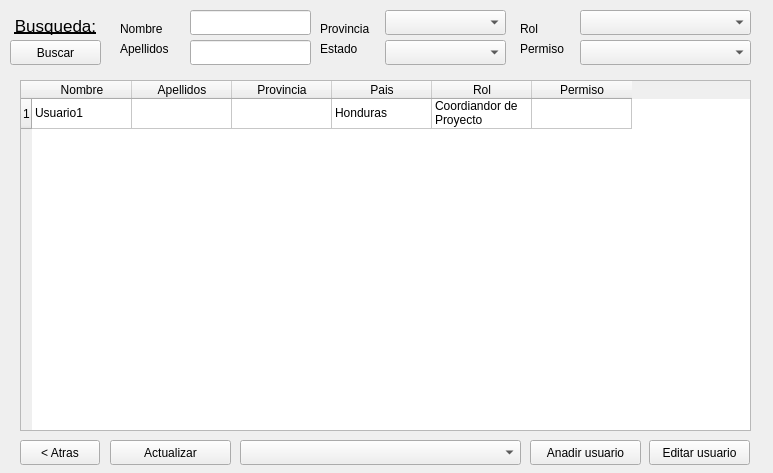
<?xml version="1.0" encoding="UTF-8"?>
<ui version="4.0">
 <class>MainWindow</class>
 <widget class="QMainWindow" name="MainWindow">
  <property name="geometry">
   <rect>
    <x>0</x>
    <y>0</y>
    <width>773</width>
    <height>473</height>
   </rect>
  </property>
  <property name="windowTitle">
   <string>Gestor ACOES: Gestor de usuarios</string>
  </property>
  <widget class="QWidget" name="centralwidget">
   <widget class="QLabel" name="lBusqueda">
    <property name="geometry">
     <rect>
      <x>10</x>
      <y>10</y>
      <width>91</width>
      <height>31</height>
     </rect>
    </property>
    <property name="font">
     <font>
      <pointsize>13</pointsize>
      <underline>true</underline>
     </font>
    </property>
    <property name="text">
     <string>Busqueda:</string>
    </property>
    <property name="alignment">
     <set>Qt::AlignCenter</set>
    </property>
   </widget>
   <widget class="QTableWidget" name="tUsuarios">
    <property name="geometry">
     <rect>
      <x>20</x>
      <y>80</y>
      <width>731</width>
      <height>351</height>
     </rect>
    </property>
    <property name="sizeAdjustPolicy">
     <enum>QAbstractScrollArea::AdjustToContents</enum>
    </property>
    <property name="editTriggers">
     <set>QAbstractItemView::NoEditTriggers</set>
    </property>
    <property name="alternatingRowColors">
     <bool>true</bool>
    </property>
    <property name="selectionMode">
     <enum>QAbstractItemView::SingleSelection</enum>
    </property>
    <row>
     <property name="text">
      <string>1</string>
     </property>
    </row>
    <column>
     <property name="text">
      <string>Nombre</string>
     </property>
    </column>
    <column>
     <property name="text">
      <string>Apellidos</string>
     </property>
    </column>
    <column>
     <property name="text">
      <string>Provincia</string>
     </property>
    </column>
    <column>
     <property name="text">
      <string>Pais</string>
     </property>
    </column>
    <column>
     <property name="text">
      <string>Rol</string>
     </property>
    </column>
    <column>
     <property name="text">
      <string>Permiso</string>
     </property>
    </column>
    <item row="0" column="0">
     <property name="text">
      <string>Usuario1</string>
     </property>
    </item>
    <item row="0" column="3">
     <property name="text">
      <string>Honduras</string>
     </property>
    </item>
    <item row="0" column="4">
     <property name="text">
      <string>Coordiandor de Proyecto</string>
     </property>
    </item>
   </widget>
   <widget class="QPushButton" name="bAtras">
    <property name="geometry">
     <rect>
      <x>20</x>
      <y>440</y>
      <width>80</width>
      <height>25</height>
     </rect>
    </property>
    <property name="text">
     <string>&lt; Atras</string>
    </property>
   </widget>
   <widget class="QPushButton" name="bAnadirUsuario">
    <property name="geometry">
     <rect>
      <x>530</x>
      <y>440</y>
      <width>111</width>
      <height>25</height>
     </rect>
    </property>
    <property name="font">
     <font>
      <stylestrategy>PreferDefault</stylestrategy>
     </font>
    </property>
    <property name="text">
     <string>Anadir usuario</string>
    </property>
   </widget>
   <widget class="QPushButton" name="bEditarUsuario">
    <property name="geometry">
     <rect>
      <x>649</x>
      <y>440</y>
      <width>101</width>
      <height>25</height>
     </rect>
    </property>
    <property name="text">
     <string>Editar usuario</string>
    </property>
   </widget>
   <widget class="QComboBox" name="cRolNew">
    <property name="geometry">
     <rect>
      <x>240</x>
      <y>440</y>
      <width>281</width>
      <height>25</height>
     </rect>
    </property>
   </widget>
   <widget class="QPushButton" name="bActualizar">
    <property name="geometry">
     <rect>
      <x>110</x>
      <y>440</y>
      <width>121</width>
      <height>25</height>
     </rect>
    </property>
    <property name="text">
     <string>Actualizar</string>
    </property>
   </widget>
   <widget class="QLabel" name="lNombre">
    <property name="geometry">
     <rect>
      <x>120</x>
      <y>20</y>
      <width>64</width>
      <height>17</height>
     </rect>
    </property>
    <property name="text">
     <string>Nombre</string>
    </property>
   </widget>
   <widget class="QLabel" name="lApellidos">
    <property name="geometry">
     <rect>
      <x>120</x>
      <y>40</y>
      <width>64</width>
      <height>17</height>
     </rect>
    </property>
    <property name="text">
     <string>Apellidos</string>
    </property>
   </widget>
   <widget class="QLabel" name="lProvincia">
    <property name="geometry">
     <rect>
      <x>320</x>
      <y>20</y>
      <width>64</width>
      <height>17</height>
     </rect>
    </property>
    <property name="text">
     <string>Provincia</string>
    </property>
   </widget>
   <widget class="QLabel" name="lEstado">
    <property name="geometry">
     <rect>
      <x>320</x>
      <y>40</y>
      <width>64</width>
      <height>17</height>
     </rect>
    </property>
    <property name="text">
     <string>Estado</string>
    </property>
   </widget>
   <widget class="QLabel" name="lRol">
    <property name="geometry">
     <rect>
      <x>520</x>
      <y>20</y>
      <width>64</width>
      <height>17</height>
     </rect>
    </property>
    <property name="text">
     <string>Rol</string>
    </property>
   </widget>
   <widget class="QLabel" name="lPermiso">
    <property name="geometry">
     <rect>
      <x>520</x>
      <y>40</y>
      <width>64</width>
      <height>17</height>
     </rect>
    </property>
    <property name="text">
     <string>Permiso</string>
    </property>
   </widget>
   <widget class="QPushButton" name="bBuscar">
    <property name="geometry">
     <rect>
      <x>10</x>
      <y>40</y>
      <width>91</width>
      <height>25</height>
     </rect>
    </property>
    <property name="text">
     <string>Buscar</string>
    </property>
   </widget>
   <widget class="QComboBox" name="cProvincia">
    <property name="geometry">
     <rect>
      <x>385</x>
      <y>10</y>
      <width>121</width>
      <height>25</height>
     </rect>
    </property>
   </widget>
   <widget class="QComboBox" name="cEstado">
    <property name="geometry">
     <rect>
      <x>385</x>
      <y>40</y>
      <width>121</width>
      <height>25</height>
     </rect>
    </property>
   </widget>
   <widget class="QComboBox" name="cRol">
    <property name="geometry">
     <rect>
      <x>580</x>
      <y>10</y>
      <width>171</width>
      <height>25</height>
     </rect>
    </property>
   </widget>
   <widget class="QComboBox" name="cPermiso">
    <property name="geometry">
     <rect>
      <x>580</x>
      <y>40</y>
      <width>171</width>
      <height>25</height>
     </rect>
    </property>
   </widget>
   <widget class="QLineEdit" name="eNombre">
    <property name="geometry">
     <rect>
      <x>190</x>
      <y>10</y>
      <width>121</width>
      <height>25</height>
     </rect>
    </property>
   </widget>
   <widget class="QLineEdit" name="eApellidos">
    <property name="geometry">
     <rect>
      <x>190</x>
      <y>40</y>
      <width>121</width>
      <height>25</height>
     </rect>
    </property>
   </widget>
  </widget>
 </widget>
 <resources/>
 <connections/>
</ui>
